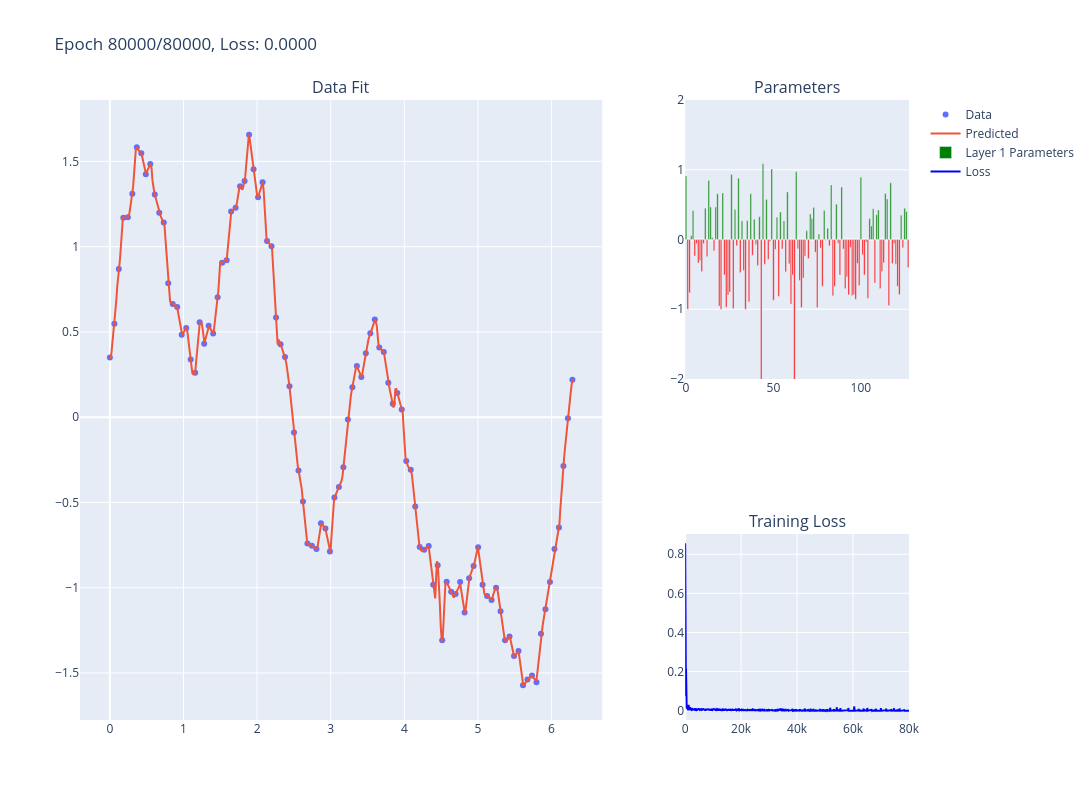

Here is the notebook cell this chart was saved with:
### Code cell
# Overfit
# Run this cell multiple times to toggle between states
# First run: shows all parameters as 0
# Second run: performs gradient descent
# Third run: resets to 0, etc.

import os

# Toggle state using an environment variable
state_file = '/tmp/nn_toggle_state.txt'
if os.path.exists(state_file):
    with open(state_file, 'r') as f:
        current_state = int(f.read().strip())
else:
    current_state = 0

# Toggle to next state
next_state = 1 - current_state
with open(state_file, 'w') as f:
    f.write(str(next_state))

# # Define a simple neural network 
# class SimpleNet(nn.Module):
#     def __init__(self):
#         super(SimpleNet, self).__init__()
#         self.fc1 = nn.Linear(1, 12)
#         self.fc2 = nn.Linear(12, 1)

#     def forward(self, x):
#         x = torch.sigmoid(self.fc1(x))
#         return self.fc2(x)

# # Create the model
# model = SimpleNet()

 # Overfitting-prone neural network
class OverfitNet(nn.Module):
    def __init__(self):
        super(OverfitNet, self).__init__()
        self.fc1 = nn.Linear(1, 64)
        self.fc2 = nn.Linear(64, 128)
        self.fc3 = nn.Linear(128, 128)
        self.fc4 = nn.Linear(128, 64)
        self.fc5 = nn.Linear(64, 1)

    def forward(self, x):
        x = torch.relu(self.fc1(x))
        x = torch.relu(self.fc2(x))
        x = torch.relu(self.fc3(x))
        x = torch.relu(self.fc4(x))
        return self.fc5(x)

model = OverfitNet()

# class OverfitNet(nn.Module):
#       def __init__(self):
#           super(OverfitNet, self).__init__()
#           self.fc1 = nn.Linear(1, 32)
#           self.fc2 = nn.Linear(32, 32)
#           self.fc3 = nn.Linear(32, 1)

#       def forward(self, x):
#           x = torch.relu(self.fc1(x))
#           x = torch.relu(self.fc2(x))
#           return self.fc3(x)

# model = OverfitNet()


if current_state == 0:
    model = OverfitNet()  # a fresh, untrained network
    # STATE 0: Show all parameters as zero
    with torch.no_grad():
        for param in model.parameters():
            param.zero_()
    
    # Create visualization with zero parameters
    trace_data = go.Scatter(x=x, y=y, mode='markers', name='Data')
    trace_fit = go.Scatter(
        x=x,
        y=model(x_normalized).detach().numpy().flatten(),
        mode='lines',
        name='Predicted'
    )
    
    parameter_values = flatten_tensors(list(model.parameters()))
    colors = ['red' if val < 0 else 'green' for val in parameter_values]
    trace_parameters = go.Bar(
        x=list(range(len(parameter_values))), 
        y=parameter_values,
        name='Parameters',
        marker_color=colors
    )
    
    trace_loss = go.Scatter(
        x=[0],
        y=[0],
        mode='lines',
        name='Loss',
        line=dict(color='blue')
    )
    
    fig = make_subplots(
        rows=2, cols=2, 
        column_widths=[0.7, 0.3],
        row_heights=[0.6, 0.4],
        subplot_titles=('Data Fit', 'Parameters', 'Training Loss'),
        specs=[[{"rowspan": 2}, {}],
               [None, {}]]
    )
    
    fig.add_trace(trace_data, row=1, col=1)
    fig.add_trace(trace_fit, row=1, col=1)
    fig.add_trace(trace_parameters, row=1, col=2)
    fig.add_trace(trace_loss, row=2, col=2)
    
    fig.update_yaxes(range=[-2, 2], row=1, col=2)
    fig.update_xaxes(row=1, col=1)
    fig.update_xaxes(row=1, col=2)
    fig.update_xaxes(row=2, col=2)
    fig.update_yaxes(row=1, col=1)
    fig.update_yaxes(row=1, col=2)
    fig.update_yaxes(range=[0, None], row=2, col=2)
    
    fig.update_layout(
        title='Parameters Initialized to Zero - Run again to train', 
        width=1400, 
        height=800,
        showlegend=True
    )
    
    fig.show()

else:
    # STATE 1: Perform gradient descent
    # Create a fresh model for training
    model = OverfitNet()
    criterion = nn.MSELoss()
    optimizer = optim.Adam(model.parameters(), lr=0.002) #lr=0.003)
    
    num_epochs = 80000
    losses = []
    
    for epoch in range(num_epochs):
        optimizer.zero_grad()
        outputs = model(x_normalized)
        loss = criterion(outputs, y_tensor)
        loss.backward()
        optimizer.step()
        
        losses.append(loss.item())

        if epoch == 0 or (epoch+1) % 500 == 0:
            clear_output(wait=True)
            
            trace_data = go.Scatter(x=x, y=y, mode='markers', name='Data')
            # trace_fit_updated = go.Scatter(
            #     x=x,
            #     y=model(x_normalized).detach().numpy().flatten(),
            #     mode='lines',
            #     name='Predicted'
            # )
            # Dense x for plotting - reveals wiggles between training points

            x_plot = np.linspace(x.min(), x.max(), 500)
            x_plot_tensor = torch.tensor(x_plot, dtype=torch.float32)
            x_plot_normalized = ((x_plot_tensor - x_min) / (x_max - x_min)).unsqueeze(1)

            trace_fit_updated = go.Scatter(
                x=x_plot,
                y=model(x_plot_normalized).detach().numpy().flatten(),
                mode='lines',
                name='Predicted'
            )
            
            parameter_values = flatten_tensors(list(model.parameters()))
            colors = ['red' if val < 0 else 'green' for val in parameter_values]
            # trace_parameters = go.Bar(
            #     x=list(range(len(parameter_values))), 
            #     y=parameter_values,
            #     name='Parameters',
            #     marker_color=colors
            # )
            first_layer_params = torch.cat([model.fc1.weight.flatten(), model.fc1.bias]).detach().numpy()
            trace_parameters = go.Bar(
                x=list(range(len(first_layer_params))),
                y=first_layer_params,
                name='Layer 1 Parameters',
                marker_color=['red' if v < 0 else 'green' for v in first_layer_params]
            )
            
            trace_loss = go.Scatter(
                x=list(range(len(losses))),
                y=losses,
                mode='lines',
                name='Loss',
                line=dict(color='blue')
            )
            
            fig = make_subplots(
                rows=2, cols=2, 
                column_widths=[0.7, 0.3],
                row_heights=[0.6, 0.4],
                subplot_titles=('Data Fit', 'Parameters', 'Training Loss'),
                specs=[[{"rowspan": 2}, {}],
                       [None, {}]]
            )
            
            fig.add_trace(trace_data, row=1, col=1)
            fig.add_trace(trace_fit_updated, row=1, col=1)
            fig.add_trace(trace_parameters, row=1, col=2)
            fig.add_trace(trace_loss, row=2, col=2)

            fig.update_yaxes(range=[-2, 2], row=1, col=2)
            fig.update_xaxes(row=1, col=1)
            fig.update_xaxes(row=1, col=2)
            fig.update_xaxes(row=2, col=2)
            fig.update_yaxes(row=1, col=1)
            fig.update_yaxes(row=1, col=2)
            fig.update_yaxes(range=[0, None], row=2, col=2)

            fig.update_layout(
                title=f'Epoch {epoch+1}/{num_epochs}, Loss: {loss.item():.4f}', 
                width=1400, 
                height=800,
                showlegend=True
            )
            
            fig.show()

### Figure 1 — Plotly figure (JSON) as saved in the notebook; plotly's stock layout.template omitted (floating-point values rounded to 4 significant figures; data arrays with more than 128 entries replaced by an {"elided": "..."} marker saying what was removed)
{"data": [{"mode": "markers", "name": "Data", "type": "scatter", "x": [0.0, 0.061, 0.122, 0.183, 0.244, 0.305, 0.366, 0.427, 0.488, 0.549, 0.61, 0.671, 0.732, 0.793, 0.854, 0.915, 0.976, 1.037, 1.098, 1.159, 1.22, 1.281, 1.342, 1.403, 1.464, 1.525, 1.586, 1.647, 1.708, 1.769, 1.83, 1.891, 1.952, 2.013, 2.074, 2.135, 2.196, 2.257, 2.318, 2.379, 2.44, 2.501, 2.562, 2.623, 2.684, 2.745, 2.806, 2.867, 2.928, 2.989, 3.05, 3.111, 3.172, 3.233, 3.294, 3.355, 3.416, 3.477, 3.538, 3.599, 3.66, 3.721, 3.782, 3.843, 3.904, 3.965, 4.026, 4.087, 4.148, 4.209, 4.27, 4.331, 4.392, 4.453, 4.514, 4.575, 4.636, 4.697, 4.758, 4.819, 4.88, 4.941, 5.002, 5.063, 5.124, 5.185, 5.246, 5.307, 5.368, 5.429, 5.49, 5.551, 5.612, 5.673, 5.734, 5.795, 5.856, 5.917, 5.978, 6.039, 6.1, 6.161, 6.222, 6.283], "xaxis": "x", "y": [0.3497, 0.5479, 0.8687, 1.17, 1.173, 1.31, 1.583, 1.548, 1.425, 1.485, 1.306, 1.199, 1.141, 0.7859, 0.6631, 0.6456, 0.4835, 0.5235, 0.3389, 0.2604, 0.5562, 0.4305, 0.5359, 0.4904, 0.7029, 0.9055, 0.9198, 1.207, 1.228, 1.354, 1.386, 1.656, 1.454, 1.291, 1.377, 1.033, 1.002, 0.5841, 0.4283, 0.3532, 0.1813, -0.0899, -0.3122, -0.4952, -0.7415, -0.7536, -0.7725, -0.6222, -0.6537, -0.7874, -0.4707, -0.4103, -0.2934, -0.01325, 0.1759, 0.3001, 0.2362, 0.3747, 0.4915, 0.573, 0.408, 0.3822, 0.2026, 0.07816, 0.1419, 0.04443, -0.2574, -0.3083, -0.5233, -0.7609, -0.778, -0.7553, -0.983, -0.8684, -1.309, -0.9659, -1.025, -1.037, -0.9673, -1.145, -0.9442, -0.8736, -0.7636, -0.9826, -1.049, -1.073, -1.0, -1.138, -1.308, -1.286, -1.401, -1.371, -1.572, -1.539, -1.516, -1.554, -1.27, -1.126, -0.9668, -0.7733, -0.6476, -0.2858, -0.006051, 0.2198], "yaxis": "y"}, {"mode": "lines", "name": "Predicted", "type": "scatter", "x": {"elided": "500 float values"}, "xaxis": "x", "y": {"elided": "500 float values"}, "yaxis": "y"}, {"marker": {"color": ["green", "red", "red", "green", "green", "red", "red", "red", "red", "red", "red", "green", "red", "green", "green", "green", "red", "green", "green", "red", "red", "green", "red", "red", "red", "red", "green", "red", "green", "red", "green", "red", "green", "red", "red", "green", "red", "green", "red", "green", "red", "red", "green", "red", "green", "red", "green", "red", "red", "green", "red", "red", "green", "red", "green", "red", "green", "red", "green", "red", "red", "red", "red", "green", "red", "red", "red", "red", "red", "green", "red", "green", "green", "green", "red", "red", "green", "red", "red", "green", "red", "green", "red", "green", "red", "red", "green", "red", "red", "green", "red", "red", "red", "red", "red", "red", "red", "red", "red", "red", "green", "red", "red", "red", "red", "green", "green", "green", "red", "green", "green", "red", "red", "red", "green", "green", "red", "green", "red", "red", "red", "red", "red", "green", "red", "green", "green", "red"]}, "name": "Layer 1 Parameters", "type": "bar", "x": [0, 1, 2, 3, 4, 5, 6, 7, 8, 9, 10, 11, 12, 13, 14, 15, 16, 17, 18, 19, 20, 21, 22, 23, 24, 25, 26, 27, 28, 29, 30, 31, 32, 33, 34, 35, 36, 37, 38, 39, 40, 41, 42, 43, 44, 45, 46, 47, 48, 49, 50, 51, 52, 53, 54, 55, 56, 57, 58, 59, 60, 61, 62, 63, 64, 65, 66, 67, 68, 69, 70, 71, 72, 73, 74, 75, 76, 77, 78, 79, 80, 81, 82, 83, 84, 85, 86, 87, 88, 89, 90, 91, 92, 93, 94, 95, 96, 97, 98, 99, 100, 101, 102, 103, 104, 105, 106, 107, 108, 109, 110, 111, 112, 113, 114, 115, 116, 117, 118, 119, 120, 121, 122, 123, 124, 125, 126, 127], "xaxis": "x2", "y": [0.9097, -0.9994, -0.7618, 0.05545, 0.4129, -0.2358, -0.05628, -0.336, -0.3011, -0.458, -0.05833, 0.4482, -0.2426, 0.8476, 0.4674, 0.02459, -0.1604, 0.4652, 0.6563, -0.9522, -1.0, 0.6651, -0.5072, -0.9717, -0.7946, -0.753, 0.9304, -0.9892, 0.4295, -0.08856, 0.8779, -0.4739, 0.2666, -0.4453, -0.9986, 0.2702, -0.8912, 0.6564, -0.2244, 0.2887, -0.07079, -0.3722, 0.3264, -2.281, 1.086, -0.3566, 0.5717, -0.2841, -0.0256, 1.009, -0.8695, -0.1408, 0.3177, -0.8135, 0.3945, -0.1352, 0.2665, -0.4625, 0.6824, -0.3488, -0.9239, -0.5079, -3.22, 0.9715, -0.1325, -0.5871, -0.9732, -0.5506, -0.2364, 0.1238, -0.2731, 0.3649, 0.2997, 0.4578, -0.1819, -0.9752, 0.07955, -0.1234, -0.6708, 0.4147, -0.01025, 0.1607, -0.09133, 0.783, -0.8062, -0.6702, 0.5068, -0.05516, -0.5095, 0.7527, -0.1355, -0.7035, -0.5345, -0.7937, -0.1144, -0.8024, -0.7901, -0.8574, -0.3441, -0.6592, 0.8916, -0.2182, -0.5075, -0.03511, -0.8423, 0.2995, 0.1927, 0.4402, -0.6221, 0.356, 0.4231, -0.7018, -0.4595, -0.3335, 0.6585, 0.5815, -0.9469, 0.8134, -0.3454, -0.05903, -0.3538, -0.6697, -0.7892, 0.3476, -0.1194, 0.4487, 0.4008, -0.4019], "yaxis": "y2"}, {"line": {"color": "blue"}, "mode": "lines", "name": "Loss", "type": "scatter", "x": {"elided": "80000 int values"}, "xaxis": "x3", "y": {"elided": "80000 float values"}, "yaxis": "y3"}], "layout": {"annotations": [{"font": {"size": 16}, "showarrow": false, "text": "Data Fit", "x": 0.315, "xanchor": "center", "xref": "paper", "y": 1.0, "yanchor": "bottom", "yref": "paper"}, {"font": {"size": 16}, "showarrow": false, "text": "Parameters", "x": 0.865, "xanchor": "center", "xref": "paper", "y": 1.0, "yanchor": "bottom", "yref": "paper"}, {"font": {"size": 16}, "showarrow": false, "text": "Training Loss", "x": 0.865, "xanchor": "center", "xref": "paper", "y": 0.3, "yanchor": "bottom", "yref": "paper"}], "height": 800, "showlegend": true, "title": {"text": "Epoch 80000/80000, Loss: 0.0000"}, "width": 1400, "xaxis": {"anchor": "y", "domain": [0.0, 0.63]}, "xaxis2": {"anchor": "y2", "domain": [0.73, 1.0]}, "xaxis3": {"anchor": "y3", "domain": [0.73, 1.0]}, "yaxis": {"anchor": "x", "domain": [0.0, 1.0]}, "yaxis2": {"anchor": "x2", "domain": [0.55, 1.0], "range": [-2, 2]}, "yaxis3": {"anchor": "x3", "domain": [0.0, 0.3], "range": [0, null]}}}
